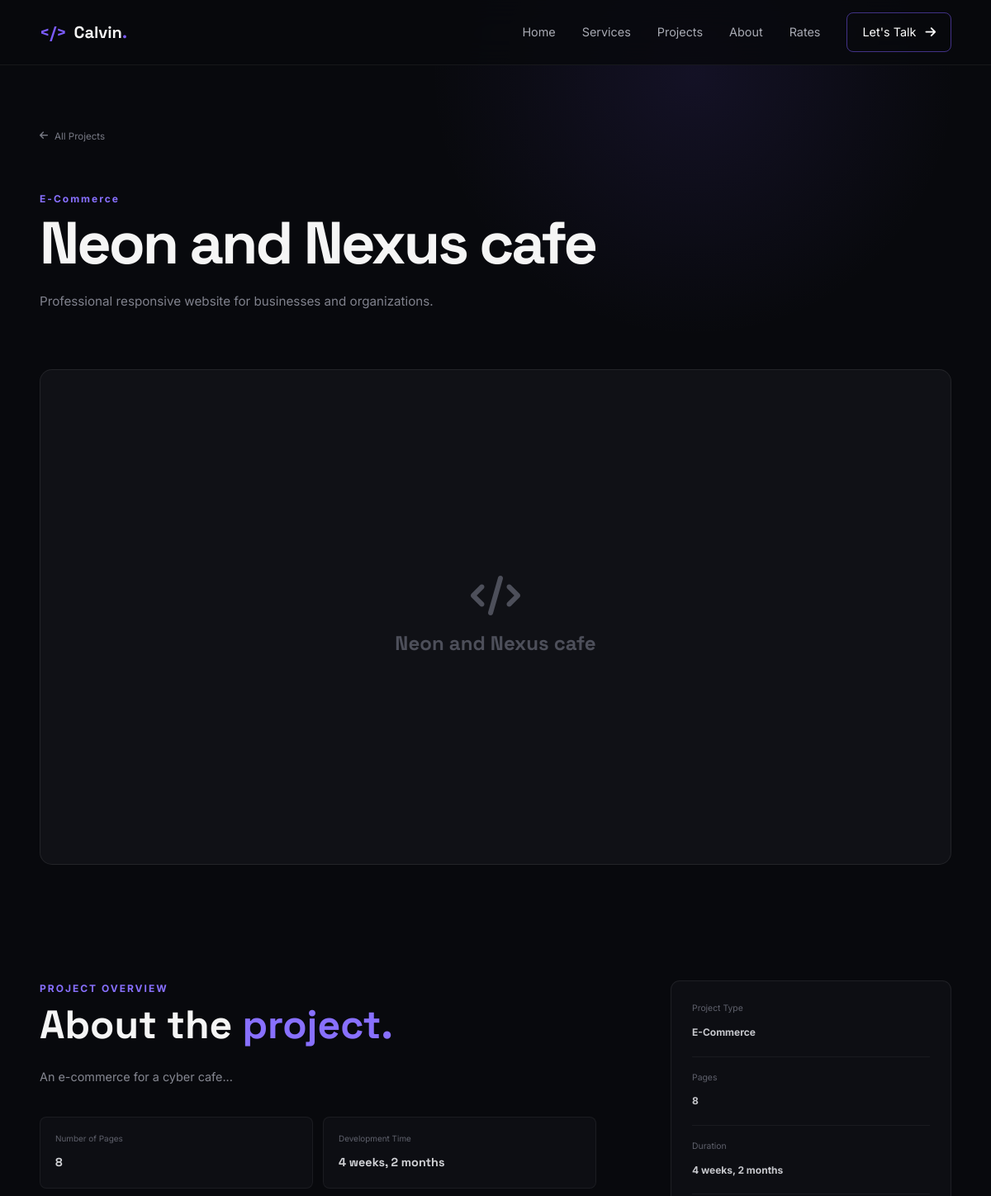
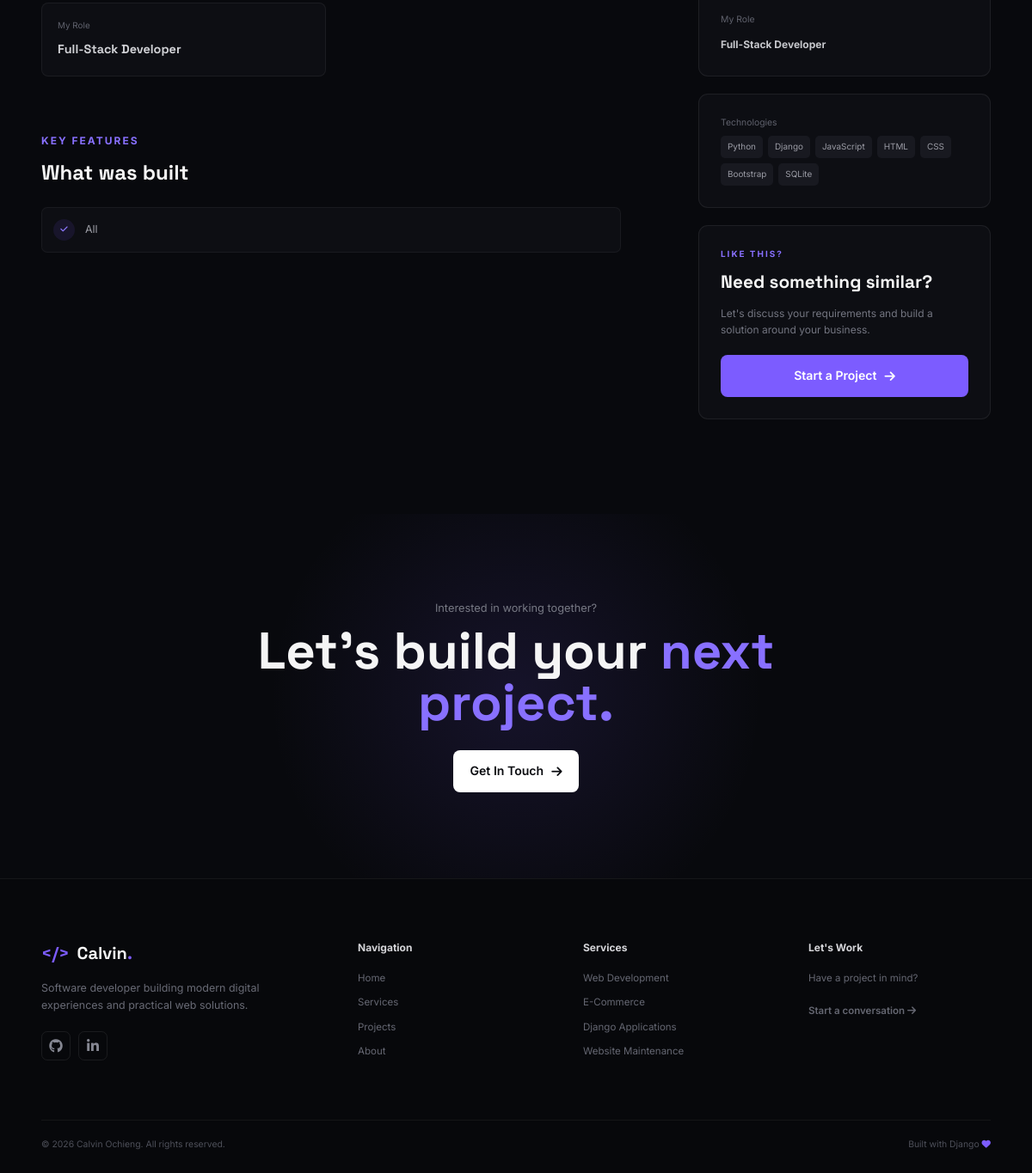
The app's page /projects/neon-and-nexus-cafe/ with its own data (2 pictures, top to bottom).
### core/models.py (models this page shows, shortened)
class Project(models.Model):
    title = models.CharField(
        max_length=200
    )
    slug = models.SlugField(
        unique=True,
        blank=True
    )
    category = models.CharField(
        max_length=100,
        blank=True,
        help_text="Example: E-Commerce, Business Website, Web Application"
    )
    short_description = models.CharField(
        max_length=300
    )
    description = models.TextField()
    pages = models.PositiveIntegerField(
        default=1,
        help_text="Number of pages/screens in the project."
    )
    cost = models.DecimalField(
        max_digits=12,
        decimal_places=2,
        blank=True,
        null=True,
        help_text="Project cost in KSh."
    )
    show_cost = models.BooleanField(
        default=False,
        help_text="If enabled, the project cost will be displayed publicly."
    )
    duration = models.CharField(
        max_length=100,
        blank=True,
        help_text="Example: 4 weeks, 2 months"
    )
    role = models.CharField(
        max_length=200,
        blank=True,
        help_text="Example: Full-Stack Developer"
    )
    technologies = models.CharField(
        max_length=500,
        help_text="Separate technologies with commas."
    )
    features = models.TextField(
        blank=True,
        help_text="Enter one feature per line."
    )
    challenges = models.TextField(
        blank=True
    )
    solution = models.TextField(
        blank=True
    )
    image = models.ImageField(
        upload_to="projects/",
        blank=True,
        null=True,
        help_text="Main project image."
    )
    github_url = models.URLField(
        blank=True
    )
    live_url = models.URLField(
        blank=True
    )
    featured = models.BooleanField(
        default=False
    )
    completed_date = models.DateField(
        blank=True,
        null=True
    )
    created_at = models.DateTimeField(
        auto_now_add=True
    )
    updated_at = models.DateTimeField(
        auto_now=True
    )
    class Meta:
        ordering = [
            "-completed_date",
            "-created_at",
            "title",
        ]

### core/views.py (the view)
def project_detail(request, slug):
    project = get_object_or_404(
        Project,
        slug=slug
    )
    technologies = [
        technology.strip()
        for technology in project.technologies.split(",")
        if technology.strip()
    ]
    features = [
        feature.strip()
        for feature in project.features.splitlines()
        if feature.strip()
    ]
    context = {
        "project": project,
        "technologies": technologies,
        "features": features,
    }
    return render(
        request,
        "project_detail.html",
        context
    )

### core/templates/project_detail.html (shortened to what this page needs)
{% extends 'base.html' %}
{% block content %}
<section class="project-detail-hero">
<div class="container">
    <a
        href="{% url 'core:projects' %}"
        class="back-link"
        aria-label="Back to all projects"
    >
        <i class="fa-solid fa-arrow-left"></i>
        All Projects
    </a>
    <div class="project-detail-heading">
        <div>
            <p class="section-label">
                {% if project.category %}
                    {{ project.category }}
                {% else %}
                    SOFTWARE PROJECT
                {% endif %}
            </p>
            <h1>
                {{ project.title }}
            </h1>
            <p class="project-detail-intro">
                {{ project.short_description }}
            </p>
        </div>
    </div>
</div>
</section>
<section class="project-main-image-section">
<div class="container">
    <div class="project-main-image">
        {% if project.image %}
        <img
            src="{{ project.image.url }}"
            alt="{{ project.title }} - {{ project.category|default:'Web Development Project' }} by Calvin Ochieng"
        >
        {% else %}
        <div class="project-detail-placeholder">
            <i class="fa-solid fa-code"></i>
            <h2>
                {{ project.title }}
            </h2>
        </div>
        {% endif %}
    </div>
</div>
</section>
<section class="section project-information">
<div class="container project-information-grid">
    <div class="project-story">
        <p class="section-label">
            PROJECT OVERVIEW
        </p>
        <h2>
            About the
            <span>project.</span>
        </h2>
        <div class="project-description">
            {{ project.description|linebreaks }}
        </div>
        <div class="project-detail-stats">
            <div class="project-detail-stat">
                <span>
                    Number of Pages
                </span>
                <strong>
                    {{ project.pages }}
                </strong>
            </div>
            {% if project.duration %}
            <div class="project-detail-stat">
                <span>
                    Development Time
                </span>
                <strong>
                    {{ project.duration }}
                </strong>
            </div>
            {% endif %}
            {% if project.role %}
            <div class="project-detail-stat">
                <span>
                    My Role
                </span>
                <strong>
                    {{ project.role }}
                </strong>
            </div>
            {% endif %}
        </div>
        {% if features %}
        <div class="project-story-block">
            <p class="section-label">
                KEY FEATURES
            </p>
            <h3>
                What was built
            </h3>
            <div class="feature-list">
                {% for feature in features %}
                <div class="feature-item">
                    <span class="feature-check">
                        <i class="fa-solid fa-check"></i>
                    </span>
                    <span>
                        {{ feature }}
                    </span>
                </div>
                {% endfor %}
            </div>
        </div>
        {% endif %}
    </div>
    <aside class="project-sidebar">
        <div class="project-meta-card">
            <div class="meta-item">
                <span>
                    Project Type
                </span>
                <strong>
                    {% if project.category %}
                        {{ project.category }}
                    {% else %}
                        Web Development
                    {% endif %}
                </strong>
            </div>
            <div class="meta-item">
                <span>
                    Pages
                </span>
                <strong>
                    {{ project.pages }}
                </strong>
            </div>
            {% if project.duration %}
            <div class="meta-item">
                <span>
                    Duration
                </span>
                <strong>
                    {{ project.duration }}
                </strong>
            </div>
            {% endif %}
            {% if project.role %}
            <div class="meta-item">
                <span>
                    My Role
                </span>
                <strong>
                    {{ project.role }}
                </strong>
            </div>
            {% endif %}
        </div>
        <div class="project-meta-card">
            <div class="meta-item">
                <span>
                    Technologies
                </span>
                <div class="detail-technologies">
                    {% for technology in technologies %}
                    <span>
                        {{ technology }}
                    </span>
                    {% endfor %}
                </div>
            </div>
        </div>
        <div class="project-sidebar-cta">
            <p class="section-label">
                LIKE THIS?
            </p>
            <h3>
                Need something similar?
            </h3>
            <p>
                Let's discuss your requirements and
                build a solution around your business.
            </p>
            <a
                href="{% url 'core:home' %}#contact"
                class="btn btn-primary"
                aria-label="Start a project with Calvin Ochieng"
            >
                Start a Project
                <i class="fa-solid fa-arrow-right"></i>
            </a>
        </div>
    </aside>
</div>
</section>
<section class="project-detail-footer">
<div class="container">
    <p>
        Interested in working together?
    </p>
    <h2>
        Let's build your
        <span>next project.</span>
    </h2>
    <a
        href="{% url 'core:home' %}#contact"
        class="btn btn-light"
        aria-label="Get in touch with Calvin Ochieng"
    >
        Get In Touch
        <i class="fa-solid fa-arrow-right"></i>
    </a>
</div>
</section>
{% endblock %}

### records on screen
Project: category "E-Commerce", title "Neon and Nexus cafe", short_description "Professional responsive website for businesses and organizations.", description "An e-commerce for a cyber cafe...", pages "8", duration "4 weeks, 2 months", role "Full-Stack Developer", features "All"

### other values on screen
{{ technology }} "Python" "Django" "JavaScript" "HTML" "CSS" "Bootstrap" "SQLite"
